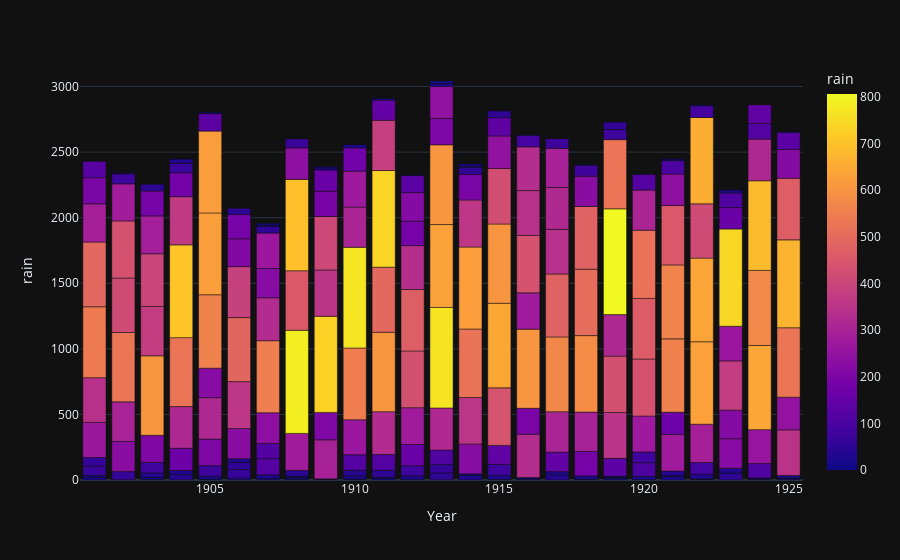

Write notebook code for a chart like this one.
### Markdown cell above
###Rainfall occurs throughout the year

### Code cell
pio.templates.default = "plotly_dark"
fig = px.bar(df[0:300],x='Year',y='rain',color="rain")
fig.show()

### Figure 1 — Plotly figure (JSON) as saved in the notebook; plotly's stock layout.template omitted (floating-point values rounded to 4 significant figures; data arrays with more than 128 entries replaced by an {"elided": "..."} marker saying what was removed)
{"data": [{"alignmentgroup": "True", "hovertemplate": "Year=%{x}<br>rain=%{marker.color}<extra></extra>", "legendgroup": "", "marker": {"color": {"elided": "300 float values"}, "coloraxis": "coloraxis", "pattern": {"shape": ""}}, "name": "", "offsetgroup": "", "orientation": "v", "showlegend": false, "textposition": "auto", "x": {"elided": "300 int values"}, "xaxis": "x", "y": {"elided": "300 float values"}, "yaxis": "y", "type": "bar"}], "layout": {"xaxis": {"anchor": "y", "domain": [0, 1], "title": {"text": "Year"}}, "yaxis": {"anchor": "x", "domain": [0, 1], "title": {"text": "rain"}}, "coloraxis": {"colorbar": {"title": {"text": "rain"}}, "colorscale": [[0, "#0d0887"], [0.1111, "#46039f"], [0.2222, "#7201a8"], [0.3333, "#9c179e"], [0.4444, "#bd3786"], [0.5556, "#d8576b"], [0.6667, "#ed7953"], [0.7778, "#fb9f3a"], [0.8889, "#fdca26"], [1, "#f0f921"]]}, "legend": {"tracegroupgap": 0}, "margin": {"t": 60}, "barmode": "relative"}}
